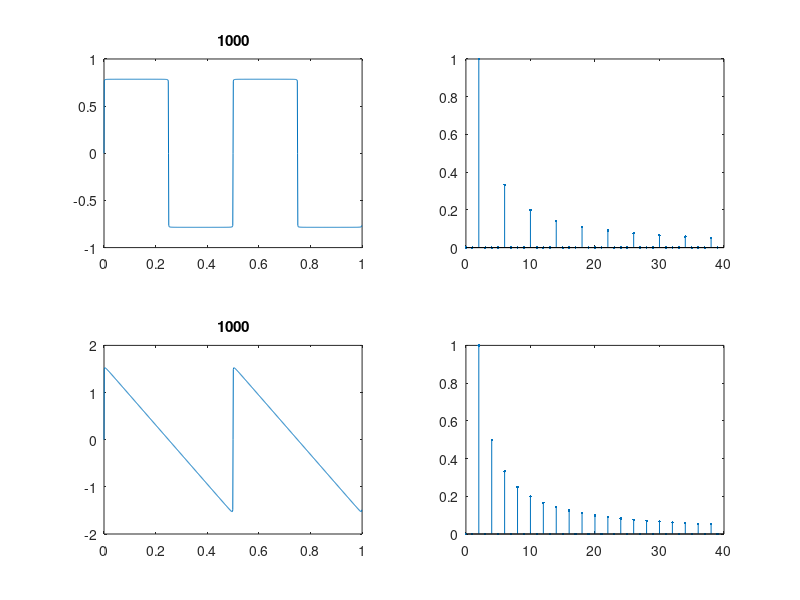

MATLAB code to generate this figure:
clc; clear;
%%
Fs = 1000;
N = 1000;
f = 2;

format long

fx1 = @(x,t,f)( (1/(1+2.*(x-1))) .*cos((1+2.*(x-1)).*2.*pi.*f.*t-(pi/2) ));

fx2 = @(x,t,f)( (1/(x)) .*cos(x.*2.*pi.*f.*t-(pi/2) ));

%%
t=0:1/Fs:1-1/Fs;
x1=sin(2*pi*t*0); % nuly
x2=sin(2*pi*t*0); % nuly

%%
for n = 1:N
%    s=s+cos(2*pi*t*n);
   x1 = x1+ fx1(n,t,f);
   x2 = x2+ fx2(n,t,f);
   
%    pause;
end
x1(1) = 0; x2(1) = 0;

%% fX1
subplot(2,2,1);
plot(t,x1);
title(n);

subplot(2,2,2);
F = 0:Fs/N:Fs/2-Fs/N;
X = fft(x1,N);
stem(F(1:40),1/(N/2)*abs(X(1:40)),'.');

%% fX2
subplot(2,2,3);
plot(t,x2);
title(n);

subplot(2,2,4);
F = 0:Fs/N:Fs/2-Fs/N;
X = fft(x2,N);
stem(F(1:40),1/(N/2)*abs(X(1:40)),'.');


%% output
saveas(gcf, 'output.png');

